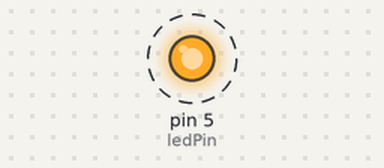
A sketch run on a simulated Arduino Uno, built with avr-gcc and run on an emulated ATmega328P. Shown: output pins drawn as LEDs (lit = HIGH). Dashed ring = blinking.

Above: at 0.5 s.
Timing chart, 0 to 4.6 s (numbered marks = the images above):
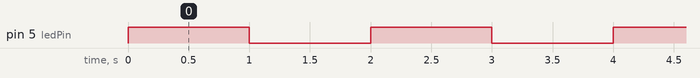

Measured:
- by itself, pin 5 (ledPin): alternates HIGH for 1.0 s and LOW for 1.0 s

The sketch:

1-simpleBlink.ino
```cpp
//simple LED blink
// state changes happen within each loop

// led PINs
int ledPin = 5;

// led states
boolean ON = 1;
boolean OFF = 0;


void setup() {
  // put your setup code here, to run once:

  // set pinModes
  pinMode(ledPin, OUTPUT);
}

void loop() {
  // put your main code here, to run repeatedly:

  // set ledPIN HIGH - LED ON
  digitalWrite(ledPin, ON);// ON == 1 == HIGH ==> 5V
  // wait 1 second
  delay(1000);

  // set ledPIN LOW -- LED OFF
  digitalWrite(ledPin, OFF);// OFF == 0 == LOW ==> 0V(GND)
  // wait 1 second
  delay(1000);
}
```
